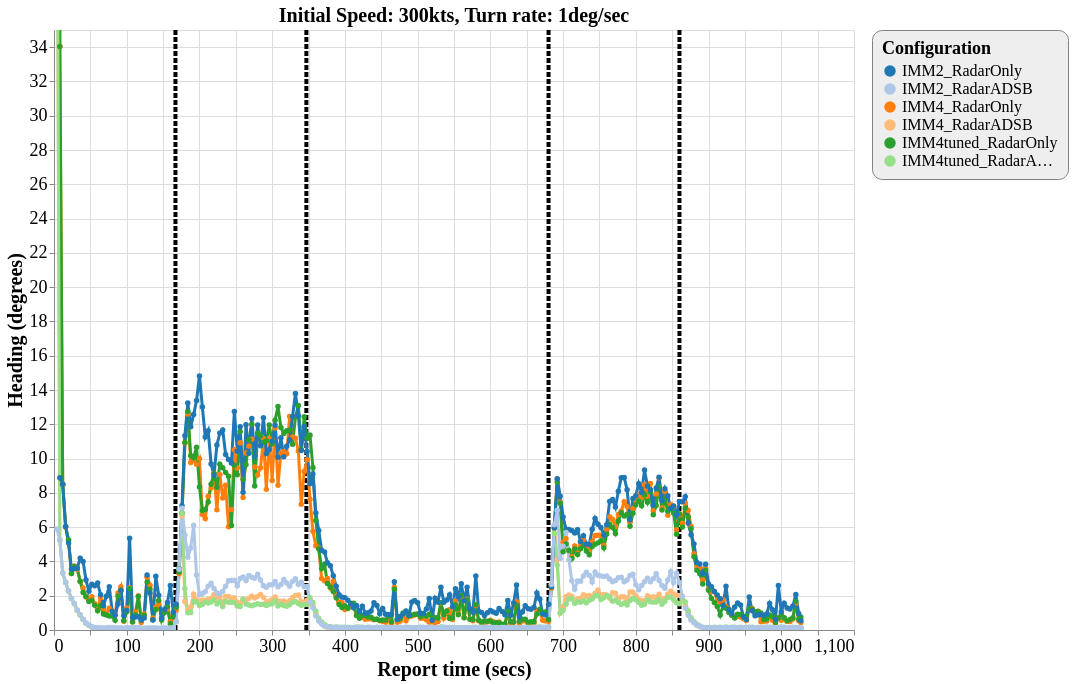

Express this chart as Vega-Lite.
### Vega-Lite specification from a JSON file in a GitHub repository (floating-point values rounded to 4 significant figures; data arrays with more than 128 entries replaced by an {"elided": "..."} marker saying what was removed)
{"config": {"view": {"continuousWidth": 800, "continuousHeight": 600}, "axisX": {"labelFontSize": 18, "titleFontSize": 20}, "axisY": {"labelFontSize": 18, "titleFontSize": 20}, "font": "Times New Roman", "legend": {"cornerRadius": 10, "fillColor": "#EEEEEE", "labelFontSize": 16, "padding": 10, "strokeColor": "gray", "titleFontSize": 18}, "title": {"fontSize": 20}}, "layer": [{"data": {"name": "data-bbfb65b5b5de1db213f6752e54b22648"}, "mark": {"type": "rule", "strokeDash": [5, 2], "strokeWidth": 4}, "encoding": {"color": {"type": "nominal", "field": "color", "scale": null}, "x": {"type": "quantitative", "field": "tt"}}}, {"data": {"name": "data-ea7a145d8f530dba85aaaa95c51c8285"}, "mark": {"type": "line", "point": true, "strokeWidth": 3}, "encoding": {"color": {"type": "ordinal", "field": "config", "scale": {"scheme": "category20"}, "sort": ["IMM2_RadarOnly", "IMM2_RadarADSB", "IMM4_RadarOnly", "IMM4_RadarADSB", "IMM4tuned_RadarOnly", "IMM4tuned_RadarADSB"], "title": "Configuration"}, "x": {"type": "quantitative", "field": "time", "title": "Report time (secs)"}, "y": {"type": "quantitative", "field": "rmse_hdg", "scale": {"domain": [0, 35], "zero": false}, "title": "Heading (degrees)"}}, "selection": {"selector128": {"type": "interval", "bind": "scales", "encodings": ["x", "y"]}}, "title": "Initial Speed: 300kts, Turn rate: 1deg/sec"}], "$schema": "https://vega.github.io/schema/vega-lite/v4.8.1.json", "datasets": {"data-bbfb65b5b5de1db213f6752e54b22648": [{"tt": 167, "color": "black"}, {"tt": 347, "color": "black"}, {"tt": 680, "color": "black"}, {"tt": 860, "color": "black"}], "data-ea7a145d8f530dba85aaaa95c51c8285": {"elided": "1541 records"}}}
